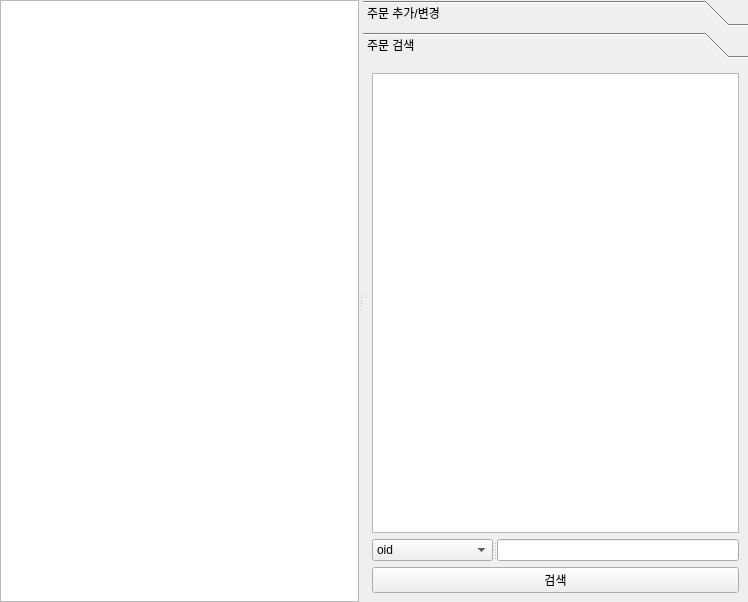
<?xml version="1.0" encoding="UTF-8"?>
<ui version="4.0">
 <class>OrderUI</class>
 <widget class="QWidget" name="OrderUI">
  <property name="geometry">
   <rect>
    <x>0</x>
    <y>0</y>
    <width>748</width>
    <height>602</height>
   </rect>
  </property>
  <property name="windowTitle">
   <string>Form</string>
  </property>
  <layout class="QVBoxLayout" name="verticalLayout_2">
   <property name="leftMargin">
    <number>0</number>
   </property>
   <property name="topMargin">
    <number>0</number>
   </property>
   <property name="rightMargin">
    <number>0</number>
   </property>
   <property name="bottomMargin">
    <number>0</number>
   </property>
   <item>
    <widget class="QSplitter" name="splitter_2">
     <property name="orientation">
      <enum>Qt::Orientation::Horizontal</enum>
     </property>
     <widget class="QTableView" name="MainTableView"/>
     <widget class="QToolBox" name="OToolBox">
      <property name="currentIndex">
       <number>1</number>
      </property>
      <widget class="QWidget" name="OInput">
       <property name="geometry">
        <rect>
         <x>0</x>
         <y>0</y>
         <width>158</width>
         <height>554</height>
        </rect>
       </property>
       <attribute name="label">
        <string>주문 추가/변경</string>
       </attribute>
       <widget class="QPushButton" name="AddButton">
        <property name="geometry">
         <rect>
          <x>80</x>
          <y>340</y>
          <width>101</width>
          <height>24</height>
         </rect>
        </property>
        <property name="text">
         <string>주문 추가/변경</string>
        </property>
       </widget>
       <widget class="QPushButton" name="DeleteButton">
        <property name="geometry">
         <rect>
          <x>80</x>
          <y>380</y>
          <width>101</width>
          <height>24</height>
         </rect>
        </property>
        <property name="text">
         <string>주문 삭제</string>
        </property>
       </widget>
       <widget class="QWidget" name="layoutWidget">
        <property name="geometry">
         <rect>
          <x>40</x>
          <y>80</y>
          <width>189</width>
          <height>24</height>
         </rect>
        </property>
        <layout class="QHBoxLayout" name="horizontalLayout_2">
         <item>
          <widget class="QLabel" name="CustomerLabel">
           <property name="text">
            <string>회원 ID</string>
           </property>
          </widget>
         </item>
         <item>
          <widget class="QLineEdit" name="CustomerLineEdit"/>
         </item>
        </layout>
       </widget>
       <widget class="QWidget" name="layoutWidget_2">
        <property name="geometry">
         <rect>
          <x>40</x>
          <y>120</y>
          <width>189</width>
          <height>24</height>
         </rect>
        </property>
        <layout class="QHBoxLayout" name="horizontalLayout_3">
         <item>
          <widget class="QLabel" name="ProductLabel">
           <property name="text">
            <string>제품 ID</string>
           </property>
          </widget>
         </item>
         <item>
          <widget class="QLineEdit" name="ProductLineEdit"/>
         </item>
        </layout>
       </widget>
       <widget class="QWidget" name="layoutWidget_6">
        <property name="geometry">
         <rect>
          <x>40</x>
          <y>160</y>
          <width>189</width>
          <height>24</height>
         </rect>
        </property>
        <layout class="QHBoxLayout" name="horizontalLayout_7">
         <item>
          <widget class="QLabel" name="ProductCntLabel">
           <property name="text">
            <string>제품 개수</string>
           </property>
          </widget>
         </item>
         <item>
          <widget class="QLineEdit" name="ProductCLineEdit_3"/>
         </item>
        </layout>
       </widget>
       <widget class="QWidget" name="layoutWidget">
        <property name="geometry">
         <rect>
          <x>40</x>
          <y>40</y>
          <width>189</width>
          <height>24</height>
         </rect>
        </property>
        <layout class="QHBoxLayout" name="horizontalLayout">
         <item>
          <widget class="QLabel" name="IDlabel">
           <property name="text">
            <string>주문 ID</string>
           </property>
          </widget>
         </item>
         <item>
          <widget class="QLineEdit" name="IDLineEdit"/>
         </item>
        </layout>
       </widget>
      </widget>
      <widget class="QWidget" name="OSearch">
       <property name="geometry">
        <rect>
         <x>0</x>
         <y>0</y>
         <width>158</width>
         <height>554</height>
        </rect>
       </property>
       <attribute name="label">
        <string>주문 검색</string>
       </attribute>
       <layout class="QVBoxLayout" name="verticalLayout">
        <item>
         <widget class="QTableView" name="SearchTableView"/>
        </item>
        <item>
         <widget class="QSplitter" name="splitter">
          <property name="orientation">
           <enum>Qt::Orientation::Horizontal</enum>
          </property>
          <widget class="QComboBox" name="SearchComboBox">
           <item>
            <property name="text">
             <string>oid</string>
            </property>
           </item>
           <item>
            <property name="text">
             <string>pid</string>
            </property>
           </item>
           <item>
            <property name="text">
             <string>cid</string>
            </property>
           </item>
           <item>
            <property name="text">
             <string>pcnt</string>
            </property>
           </item>
          </widget>
          <widget class="QLineEdit" name="SearchLineEdit"/>
         </widget>
        </item>
        <item>
         <widget class="QPushButton" name="SearchButton">
          <property name="text">
           <string>검색</string>
          </property>
         </widget>
        </item>
       </layout>
      </widget>
     </widget>
    </widget>
   </item>
  </layout>
 </widget>
 <resources/>
 <connections/>
</ui>
